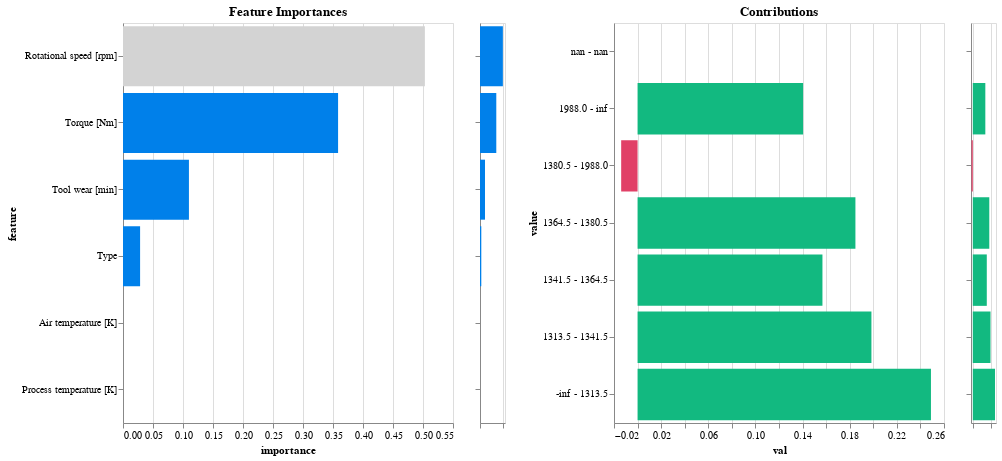

The notebook cell this image was saved under:
### Code cell
model.explain()

### Figure 1 — Vega-Lite specification as saved in the notebook (floating-point values rounded to 4 significant figures)
{"config": {"view": {"continuousWidth": 300, "continuousHeight": 300}}, "hconcat": [{"mark": {"type": "bar", "color": "#0080ea"}, "encoding": {"color": {"condition": {"param": "param_4", "value": "lightgray"}, "value": "#0080ea"}, "tooltip": {"field": "importance_label", "type": "nominal"}, "x": {"field": "importance", "type": "quantitative"}, "y": {"field": "feature", "sort": {"field": "importance", "order": "descending"}, "type": "nominal"}}, "height": 400, "name": "view_5", "title": "Feature Importances", "transform": [{"filter": {"param": "param_5"}}], "width": 330}, {"mark": {"type": "bar", "color": "#0080ea"}, "encoding": {"x": {"axis": {"labels": false, "title": null}, "field": "importance", "type": "quantitative"}, "y": {"axis": {"labels": false, "title": null}, "field": "feature", "sort": "-x", "type": "nominal"}}, "height": 400, "name": "view_6", "width": 25}, {"data": {"name": "data-8d4d756b092e3f3ce28e1b01c22c78c5"}, "mark": {"type": "bar", "color": "#e14067"}, "encoding": {"color": {"condition": {"test": "(datum.contribution < 0)", "value": "#e14067"}, "value": "#12b980"}, "tooltip": {"field": "score_label", "type": "nominal"}, "x": {"field": "val", "type": "quantitative"}, "y": {"field": "value", "sort": {"field": "index", "order": "descending"}, "type": "nominal"}}, "height": 400, "name": "view_7", "title": "Contributions", "transform": [{"fold": ["contribution", "mean", "frequency"], "as": ["column", "val"]}, {"filter": {"param": "Select"}}, {"filter": {"param": "param_4"}}, {"filter": {"param": "param_6"}}], "width": 330}, {"data": {"name": "data-8d4d756b092e3f3ce28e1b01c22c78c5"}, "mark": {"type": "bar", "color": "#e14067"}, "encoding": {"color": {"condition": {"test": "(datum.contribution < 0)", "value": "#e14067"}, "value": "#12b980"}, "x": {"axis": {"labels": false, "title": null}, "field": "contribution", "type": "quantitative"}, "y": {"axis": {"labels": false, "title": null}, "field": "value", "sort": {"field": "index", "order": "descending"}, "type": "nominal"}}, "height": 400, "name": "view_8", "transform": [{"filter": {"param": "param_4"}}], "width": 25}], "data": {"name": "data-7927ac7ff1c3fb411be34bad59405be3"}, "params": [{"name": "param_4", "select": {"type": "point", "fields": ["feature"]}, "value": "Rotational speed [rpm]", "views": ["view_5"]}, {"name": "Select", "select": {"type": "point", "fields": ["column"]}, "bind": {"input": "select", "options": ["contribution", "mean", "frequency"]}, "value": "contribution", "views": ["view_5", "view_7"]}, {"name": "param_5", "select": {"type": "interval", "encodings": ["y"]}, "views": ["view_6"]}, {"name": "param_6", "select": {"type": "interval", "encodings": ["y"]}, "views": ["view_8"]}], "$schema": "https://vega.github.io/schema/vega-lite/v5.20.1.json", "datasets": {"data-7927ac7ff1c3fb411be34bad59405be3": [{"feature": "Air temperature [K]", "importance": 0.0, "importance_label": "0.0%"}, {"feature": "Process temperature [K]", "importance": 0.0, "importance_label": "0.0%"}, {"feature": "Type", "importance": 0.0285, "importance_label": "2.8%"}, {"feature": "Tool wear [min]", "importance": 0.1099, "importance_label": "11.0%"}, {"feature": "Torque [Nm]", "importance": 0.3585, "importance_label": "35.8%"}, {"feature": "Rotational speed [rpm]", "importance": 0.5031, "importance_label": "50.3%"}], "data-8d4d756b092e3f3ce28e1b01c22c78c5": [{"index": 0, "value": "H", "contribution": -0.004007, "mean": 0.01608, "frequency": 0.1021, "feature": "Type", "score_label": "-0.4"}, {"index": 1, "value": "M", "contribution": -0.0009334, "mean": 0.03274, "frequency": 0.3009, "feature": "Type", "score_label": "-0.1"}, {"index": 2, "value": "L", "contribution": 0.02441, "mean": 0.04025, "frequency": 0.597, "feature": "Type", "score_label": "2.4"}, {"index": 3, "value": "Null", "contribution": 0.0, "mean": 0.0, "frequency": 0.0, "feature": "Type", "score_label": "0.0"}, {"index": 0, "value": "-inf - inf", "contribution": 0.0, "mean": 0.03552, "frequency": 1.0, "feature": "Air temperature [K]", "score_label": "0.0"}, {"index": 1, "value": "nan - nan", "contribution": 0.0, "mean": 0.0, "frequency": 0.0, "feature": "Air temperature [K]", "score_label": "0.0"}, {"index": 0, "value": "-inf - inf", "contribution": 0.0, "mean": 0.03552, "frequency": 1.0, "feature": "Process temperature [K]", "score_label": "0.0"}, {"index": 1, "value": "nan - nan", "contribution": 0.0, "mean": 0.0, "frequency": 0.0, "feature": "Process temperature [K]", "score_label": "0.0"}, {"index": 0, "value": "-inf - 1313.5", "contribution": 0.2489, "mean": 0.216, "frequency": 0.03179, "feature": "Rotational speed [rpm]", "score_label": "24.9"}, {"index": 1, "value": "1313.5 - 1341.5", "contribution": 0.1984, "mean": 0.1773, "frequency": 0.03284, "feature": "Rotational speed [rpm]", "score_label": "19.8"}, {"index": 2, "value": "1341.5 - 1364.5", "contribution": 0.1569, "mean": 0.1381, "frequency": 0.04, "feature": "Rotational speed [rpm]", "score_label": "15.7"}, {"index": 3, "value": "1364.5 - 1380.5", "contribution": 0.1848, "mean": 0.1625, "frequency": 0.03582, "feature": "Rotational speed [rpm]", "score_label": "18.5"}, {"index": 4, "value": "1380.5 - 1988.0", "contribution": -0.01391, "mean": 0.009301, "frequency": 0.8345, "feature": "Rotational speed [rpm]", "score_label": "-1.4"}, {"index": 5, "value": "1988.0 - inf", "contribution": 0.1405, "mean": 0.1488, "frequency": 0.02507, "feature": "Rotational speed [rpm]", "score_label": "14.0"}, {"index": 6, "value": "nan - nan", "contribution": 0.0, "mean": 0.0, "frequency": 0.0, "feature": "Rotational speed [rpm]", "score_label": "0.0"}, {"index": 0, "value": "-inf - 20.25", "contribution": 0.1412, "mean": 0.1497, "frequency": 0.02493, "feature": "Torque [Nm]", "score_label": "14.1"}, {"index": 1, "value": "20.25 - 52.45", "contribution": -0.01127, "mean": 0.01464, "frequency": 0.8664, "feature": "Torque [Nm]", "score_label": "-1.1"}, {"index": 2, "value": "52.45 - 55.35", "contribution": 0.08763, "mean": 0.08761, "frequency": 0.0494, "feature": "Torque [Nm]", "score_label": "8.8"}, {"index": 3, "value": "55.35 - 59.05", "contribution": 0.1293, "mean": 0.1304, "frequency": 0.0309, "feature": "Torque [Nm]", "score_label": "12.9"}, {"index": 4, "value": "59.05 - inf", "contribution": 0.45, "mean": 0.3789, "frequency": 0.02836, "feature": "Torque [Nm]", "score_label": "45.0"}, {"index": 5, "value": "nan - nan", "contribution": 0.0, "mean": 0.0, "frequency": 0.0, "feature": "Torque [Nm]", "score_label": "0.0"}, {"index": 0, "value": "-inf - 199.5", "contribution": -0.006339, "mean": 0.0241, "frequency": 0.9227, "feature": "Tool wear [min]", "score_label": "-0.6"}, {"index": 1, "value": "199.5 - 210.5", "contribution": 0.1743, "mean": 0.1458, "frequency": 0.04299, "feature": "Tool wear [min]", "score_label": "17.4"}, {"index": 2, "value": "210.5 - inf", "contribution": 0.2411, "mean": 0.2043, "frequency": 0.03433, "feature": "Tool wear [min]", "score_label": "24.1"}, {"index": 3, "value": "nan - nan", "contribution": 0.0, "mean": 0.0, "frequency": 0.0, "feature": "Tool wear [min]", "score_label": "0.0"}]}}
